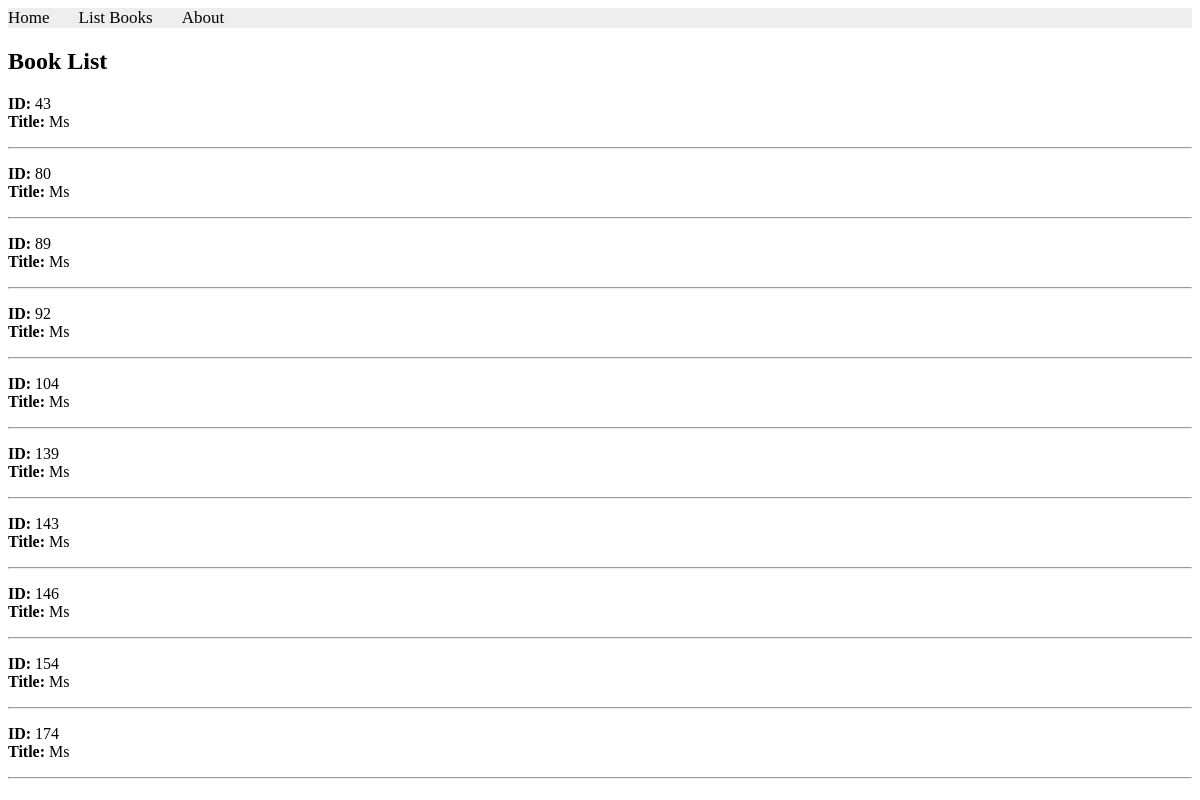
The page /books/complex/query on the database its author committed.
### apps/bookmodule/models.py (models this page shows, shortened)
class Book(models.Model):
    title = models.CharField(max_length=50)
    author = models.CharField(max_length=50)
    price = models.FloatField(default=0.0)
    edition = models.SmallIntegerField(default=1)

### apps/bookmodule/views.py (the view)
# urls.py: path('complex/query', views.complex_query, name="books.complex_query"),
def complex_query(request):
    mybooks=books=Book.objects.filter(author__isnull = False).filter(title__icontains='ms').filter(edition__gte = 2).exclude(price__lte = 100)[:10]
    if len(mybooks)>=1:
        return render(request, 'bookmodule/bookList.html', {'books':mybooks})
    else:
        return render(request, 'bookmodule/index.html')

### apps/templates/bookmodule/bookList.html (shortened to what this page needs)
{% extends "layouts/base.html" %}
{% block content %}
    <h2>Book List</h2>
    {% if books %}
        {% for obj in books %}
            <p>
                <strong>ID:</strong> {{ obj.id }} <br>
                <strong>Title:</strong> {{ obj.title }}
            </p>
            <hr>
        {% endfor %}
    {% else %}
        <p>No books found.</p>
    {% endif %}
{% endblock content %}

### apps/templates/layouts/base.html (shortened to what this page needs)
<!DOCTYPE html>
<html>
{% load static %}
<head>
  <link rel="stylesheet" href="{% static 'styles.css' %}">
  <link rel="stylesheet" href="{% static 'css/main.css' %}">
  <link rel="stylesheet" href="https://cdnjs.cloudflare.com/ajax/libs/font-awesome/4.7.0/css/font-awesome.min.css">
</head>
<body>
    {% include "includes/header.html" %}
    {% block content %} {% endblock content %}
</body>
</html>

### apps/templates/includes/header.html
{% with request.resolver_match.url_name as url_name %}
<div class="topnav">
    <a class="{% if url_name == 'books.index' %}active{% endif %}" href="{% url "books.index" %}">Home</a>
    <a class="{% if url_name == 'books.list_books' %}active{% endif %}" href="{% url "books.list_books" %}">List Books</a>
    <a class="{% if url_name == 'books.aboutus' %}active{% endif %}" href="{% url "books.aboutus" %}">About</a>
</div>
{% endwith %}

### apps/static/styles.css (style rules this page uses)
.topnav { background-color: #eeeeee; width: 100%; }
.topnav a { color: #000000; text-align: center; margin-right: 25px; text-decoration: none; font-size: 17px; }

### rows shown on the page
Book: id "43", title "Ms"
Book: id "80", title "Ms"
Book: id "89", title "Ms"
Book: id "92", title "Ms"
Book: id "104", title "Ms"
Book: id "139", title "Ms"
Book: id "143", title "Ms"
Book: id "146", title "Ms"
Book: id "154", title "Ms"
Book: id "174", title "Ms"
